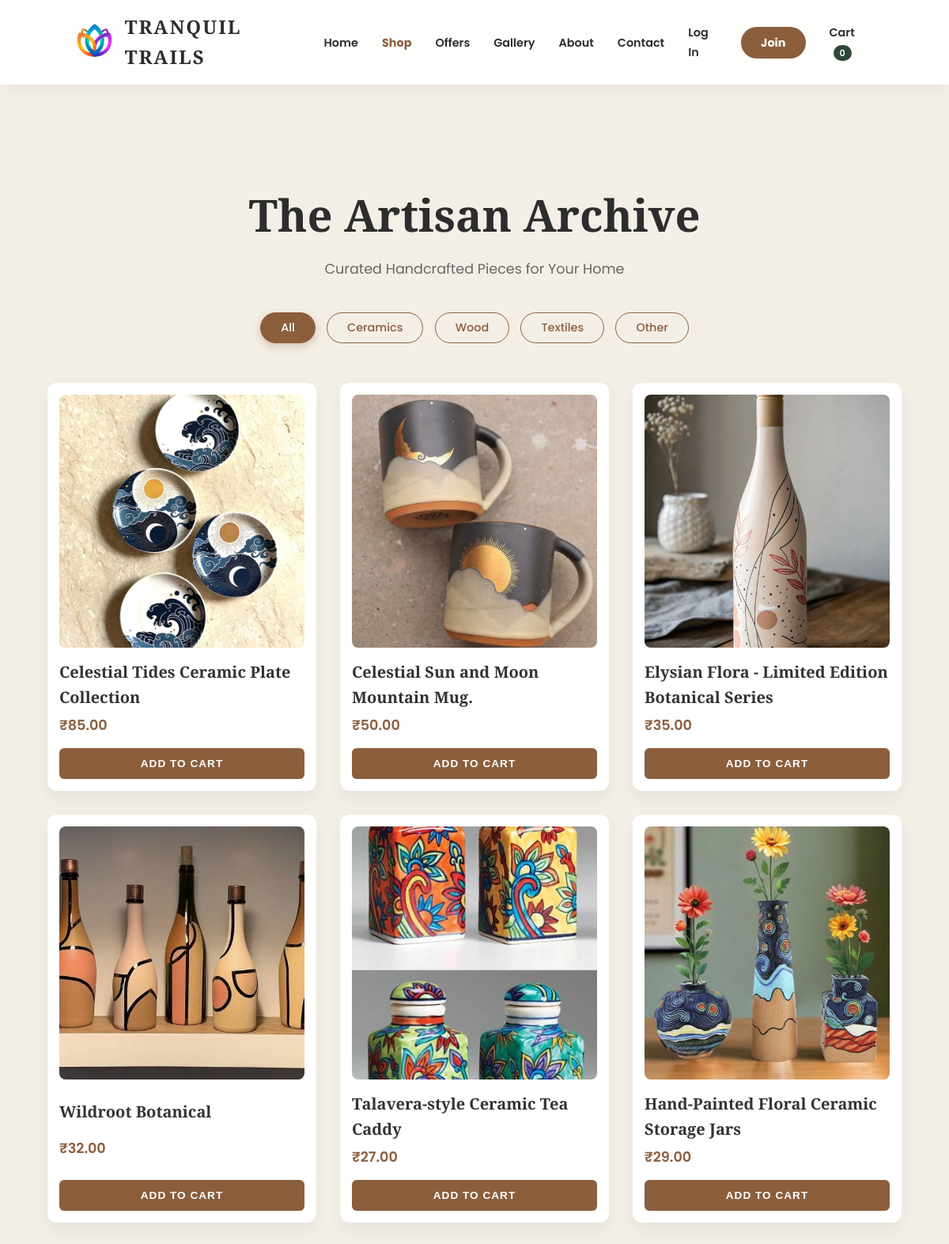
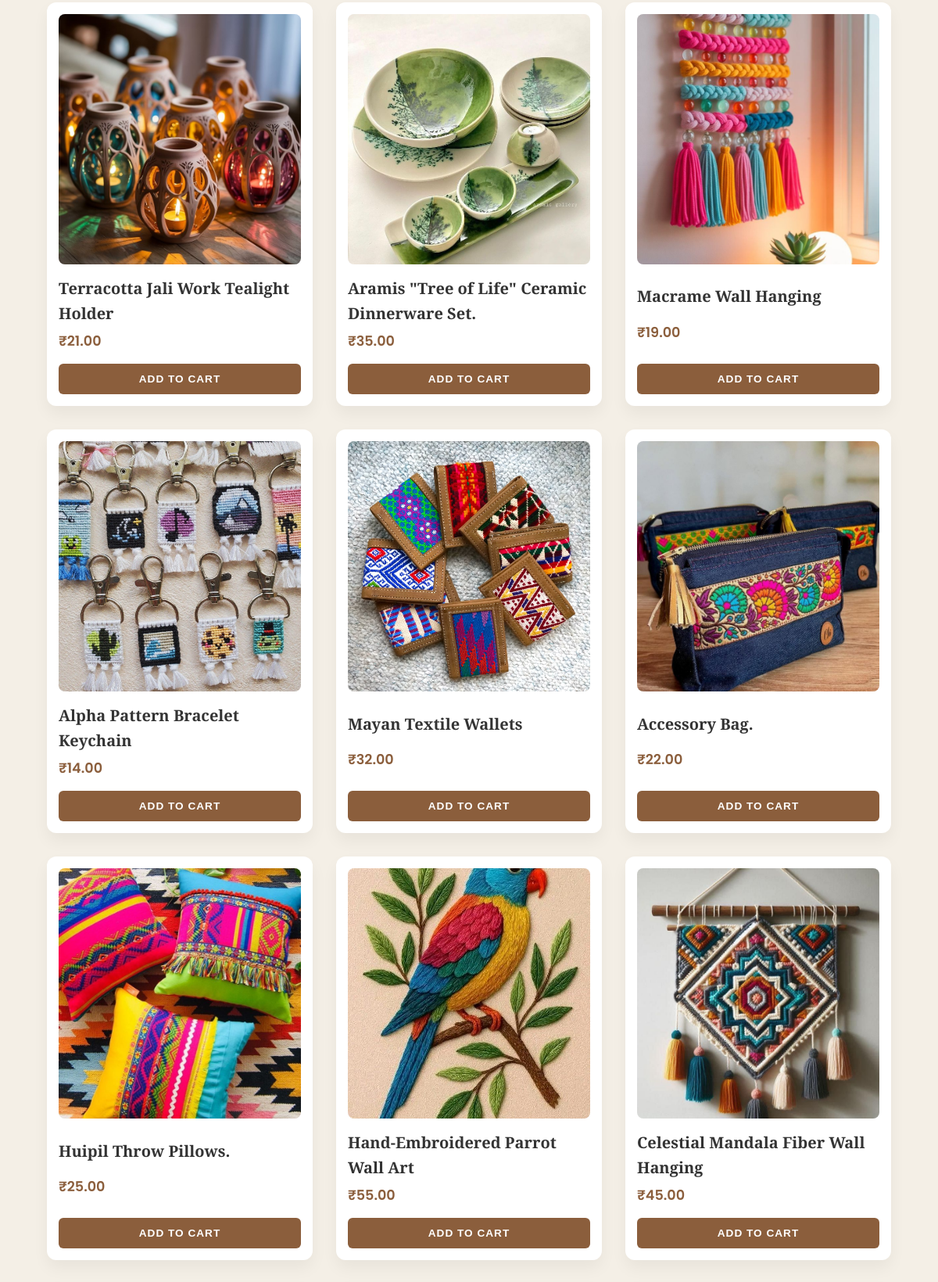
The app's page /shop/ (upper part) with its own data (2 pictures, top to bottom).
### core/models.py (models this page shows, shortened)
class Product(models.Model):
    category = models.ForeignKey(Category, related_name='products', on_delete=models.CASCADE)
    name = models.CharField(max_length=200)
    slug = models.SlugField(unique=True)
    image = models.ImageField(upload_to='products/')
    description = models.TextField(blank=True)
    price = models.DecimalField(max_digits=10, decimal_places=2)
    stock = models.PositiveIntegerField(default=0)
    available = models.BooleanField(default=True)
    created_at = models.DateTimeField(auto_now_add=True)
    updated_at = models.DateTimeField(auto_now=True)

### core/views.py (the view)
# urls.py: path('shop/', views.shop, name='shop'),
def shop(request):
    return render(request, 'shop.html', {'products': Product.objects.all()})

### core/templates/shop.html (shortened to what this page needs)
{% load static %}
<!DOCTYPE html>
<html lang="en">
<head>
    <link rel="stylesheet" href="https://cdnjs.cloudflare.com/ajax/libs/font-awesome/6.4.0/css/all.min.css">
    <link rel="stylesheet" href="{% static 'styles.css' %}">
</head>
<body>
    <nav>
        <a href="{% url 'home' %}" class="logo-container">
            <img src="{% static 'Adobe Express - file.png' %}" alt="Logo" class="logo-img">
            <span class="logo-text">TRANQUIL TRAILS</span>
        </a>
        <ul class="nav-links" id="navLinks">
            <li><a href="{% url 'home' %}">Home</a></li>
            <li><a href="{% url 'shop' %}" style="color: #8B5E3C; font-weight: bold;">Shop</a></li>
            <li><a href="{% url 'offers' %}">Offers</a></li>
            <li><a href="{% url 'gallery' %}">Gallery</a></li>
            <li><a href="{% url 'about' %}">About</a></li>
            <li><a href="{% url 'Contact' %}">Contact</a></li>
            {% if user.is_authenticated %}
                <li>
                    <div class="nav-user-container">
                        <img src="https://cdn-icons-png.flaticon.com/512/3135/3135715.png" class="user-avatar" id="userAvatarBtn">
                        <div class="profile-dropdown" id="profileDropdown">
                            <div style="padding: 10px 16px; font-weight: bold; background: #f9f9f9; font-size: 0.8rem; border-bottom: 1px solid #eee;">
                                Hi, {{ user.first_name|default:user.username }}
                            </div>
                            <a href="#">My Orders</a>
                            <a href="#" onclick="logoutUser()" style="color:#d32f2f;">Logout</a>
                        </div>
                    </div>
                </li>
            {% else %}
                <li><a href="{% url 'login' %}">Log In</a></li>
                <li><a href="{% url 'signup' %}" style="background: #8B5E3C; color: white; padding: 10px 25px; border-radius: 50px; font-weight: bold;">Join</a></li>
            {% endif %}
            <li id="cartNavItem">
                <a href="#" id="cart-link">Cart <span class="cart-count-pill" id="cart-count">0</span></a>
            </li>
        </ul>
    </nav>
    <section class="shop-container">
        <div class="shop-header">
            <h1>The Artisan Archive</h1>
            <p>Curated Handcrafted Pieces for Your Home</p>
        </div>
        <div class="category-filters">
            <button class="filter-btn active" onclick="filterProducts('all')">All</button>
            <button class="filter-btn" onclick="filterProducts('Ceramics')">Ceramics</button>
            <button class="filter-btn" onclick="filterProducts('Wood')">Wood</button>
            <button class="filter-btn" onclick="filterProducts('Textiles')">Textiles</button>
            <button class="filter-btn" onclick="filterProducts('Other')">Other</button>
        </div>
        <div class="product-grid" id="shopGrid">
            {% for product in products %}
            <div class="product-card" data-category="{{ product.category.name|default:'Other' }}">
                <div class="product-img-box">
                    {% if product.image %}
                        <img src="{{ product.image.url }}" alt="{{ product.name }}">
                    {% else %}
                        <img src="{% static 'placeholder.jpg' %}" alt="No Image">
                    {% endif %}
                </div>
                <a href="{% url 'product_detail' product.id %}" style="text-decoration: none;">
                    <h3>{{ product.name }}</h3>
                </a>
                <p class="price">₹{{ product.price }}</p>
                <button class="add-btn"
                        data-id="{{ product.id }}"
                        data-name="{{ product.name }}"
                        data-price="{{ product.price }}"
                        data-image="{{ product.image.url }}">
                    Add to Cart
                </button>
            </div>
            {% empty %}
                <p style="text-align:center; grid-column:1/-1; color:#777;">No products available at the moment.</p>
            {% endfor %}
        </div>
    </section>
</body>
</html>

### core/static/styles.css (style rules this page uses)
:root { --primary: #8B5E3C; --accent: #2D4739; --bg: #F4EFE6; --white: #ffffff; --text: #2d2d2d; }
* { margin: 0; padding: 0; box-sizing: border-box; }
body { font-family: 'Poppins', sans-serif; background: var(--bg); color: var(--text); line-height: 1.6; overflow-x: hidden; }
nav { display: flex; justify-content: space-between; align-items: center; padding: 15px 8%; background: rgba(255, 255, 255, 0.9); backdrop-filter: blur(10px); position: sticky; top: 0; z-index: 1000; box-shadow: 0 2px 20px rgba(0,0,0,0.05); }
.logo-container { display: flex; align-items: center; text-decoration: none; z-index: 1001; }
.logo-img { height: 50px; width: auto; margin-right: 15px; object-fit: contain; }
.logo-text { font-family: 'Playfair Display', serif; font-size: 1.5rem; font-weight: bold; color: var(--text); letter-spacing: 2px; }
.nav-links { display: flex; list-style: none; gap: 30px; align-items: center; }
.nav-links a { text-decoration: none; color: var(--text); font-size: 0.9rem; font-weight: 600; transition: 0.3s; }
.cart-count-pill { background: var(--accent); color: white; padding: 2px 8px; border-radius: 20px; font-size: 0.7rem; margin-left: 5px; }
.filter-btn { white-space: nowrap; padding: 10px 24px; border-radius: 50px; border: 1px solid #ddd; background: var(--white); color: var(--text); font-size: 0.85rem; font-weight: 500; cursor: pointer; transition: all 0.3s cubic-bezier(0.4, 0, 0.2, 1); }
.filter-btn.active { background: var(--primary); color: var(--white); border-color: var(--primary); box-shadow: 0 4px 12px rgba(139, 94, 60, 0.3); }

### core/templates/shop.html (style rules this page uses)
:root { --primary: #8B5E3C; --dark: #2c2c2c; --bg: #F4EFE6; --white: #ffffff; }
body { font-family: 'Poppins', sans-serif; background: var(--bg); color: var(--dark); margin: 0; padding: 0; }
.shop-container { padding: 120px 5% 60px; min-height: 100vh; }
.shop-header { text-align: center; margin-bottom: 40px; opacity: 0; transform: translateY(-20px); }
.shop-header h1 { font-family: 'Playfair Display'; font-size: 3.5rem; color: #2d2d2d; margin-bottom: 10px; }
.shop-header p { color: #666; font-size: 1.1rem; }
.category-filters { text-align: center; margin-bottom: 50px; opacity: 0; transform: translateY(10px); }
.filter-btn { background: transparent; border: 1px solid var(--primary); color: var(--primary); padding: 8px 25px; margin: 0 5px; border-radius: 30px; cursor: pointer; transition: 0.3s; font-family: 'Poppins'; font-weight: 500; font-size: 0.9rem; }
.filter-btn:hover, .filter-btn.active { background: var(--primary); color: white; }
.product-grid { display: grid; grid-template-columns: repeat(auto-fill, minmax(280px, 1fr)); gap: 30px; max-width: 1200px; margin: 0 auto; }
.product-card { background: white; padding: 15px; border-radius: 12px; box-shadow: 0 10px 20px rgba(0,0,0,0.05); transition: all 0.3s ease; display: flex; flex-direction: column; justify-content: space-between; opacity: 0; transform: translateY(30px); position: relative; }
.product-img-box { width: 100%; height: 320px; border-radius: 8px; overflow: hidden; margin-bottom: 15px; background: #f9f9f9; position: relative; }
.product-img-box img { width: 100%; height: 100%; object-fit: cover; transition: transform 0.6s ease; }
.product-card h3 { font-family: 'Playfair Display'; font-size: 1.25rem; margin-bottom: 5px; color: #333; }
.product-card .price { font-weight: 600; color: var(--primary); margin-bottom: 15px; font-size: 1.1rem; }
.add-btn { width: 100%; padding: 12px; background: var(--primary); color: white; border: none; border-radius: 6px; cursor: pointer; transition: 0.3s; font-weight: 600; text-transform: uppercase; font-size: 0.85rem; letter-spacing: 1px; }

### records on screen
Product: image (picture), name "Celestial Tides Ceramic Plate Collection", price "85.00"
Product: image (picture), name "Celestial Sun and Moon Mountain Mug.", price "50.00"
Product: image (picture), name "Elysian Flora - Limited Edition Botanical Series", price "35.00"
Product: image (picture), name "Wildroot Botanical", price "32.00"
Product: image (picture), name "Talavera-style Ceramic Tea Caddy", price "27.00"
Product: image (picture), name "Hand-Painted Floral Ceramic Storage Jars", price "29.00"
Product: image (picture), name "Terracotta Jali Work Tealight Holder", price "21.00"
Product: image (picture), name "Aramis \"Tree of Life\" Ceramic Dinnerware Set.", price "35.00"
Product: image (picture), name "Macrame Wall Hanging", price "19.00"
Product: image (picture), name "Alpha Pattern Bracelet Keychain", price "14.00"
Product: image (picture), name "Mayan Textile Wallets", price "32.00"
Product: image (picture), name "Accessory Bag.", price "22.00"
Product: image (picture), name "Huipil Throw Pillows.", price "25.00"
Product: image (picture), name "Hand-Embroidered Parrot Wall Art", price "55.00"
Product: image (picture), name "Celestial Mandala Fiber Wall Hanging", price "45.00"
